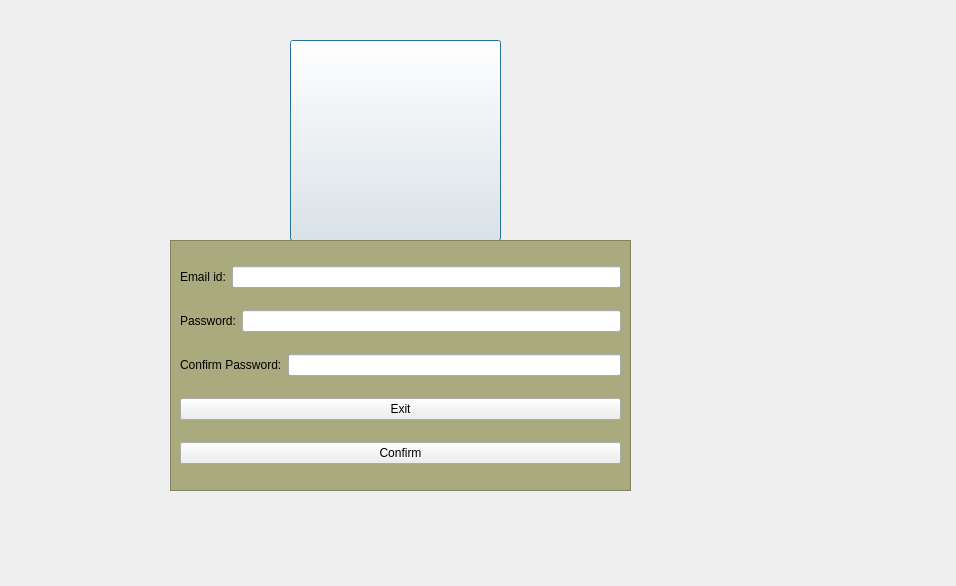
<?xml version="1.0" encoding="UTF-8"?>
<ui version="4.0">
 <class>Dialog</class>
 <widget class="QDialog" name="Dialog">
  <property name="geometry">
   <rect>
    <x>0</x>
    <y>0</y>
    <width>956</width>
    <height>586</height>
   </rect>
  </property>
  <property name="windowTitle">
   <string>Dialog</string>
  </property>
  <widget class="QPushButton" name="pushButton">
   <property name="geometry">
    <rect>
     <x>290</x>
     <y>40</y>
     <width>211</width>
     <height>201</height>
    </rect>
   </property>
   <property name="styleSheet">
    <string notr="true">QPushButton
{
background-image:url(&quot;C:/Users/swetaa/OneDrive/Documents/LoginApplicationForm/Signup.png&quot;);
}</string>
   </property>
   <property name="text">
    <string/>
   </property>
  </widget>
  <widget class="QFrame" name="frame">
   <property name="geometry">
    <rect>
     <x>170</x>
     <y>240</y>
     <width>461</width>
     <height>251</height>
    </rect>
   </property>
   <property name="styleSheet">
    <string notr="true">QFrame
{
background:#aaaa7f;
}
</string>
   </property>
   <property name="frameShape">
    <enum>QFrame::StyledPanel</enum>
   </property>
   <property name="frameShadow">
    <enum>QFrame::Raised</enum>
   </property>
   <layout class="QVBoxLayout" name="verticalLayout">
    <item>
     <layout class="QHBoxLayout" name="horizontalLayout">
      <item>
       <widget class="QLabel" name="label">
        <property name="text">
         <string>Email id:</string>
        </property>
       </widget>
      </item>
      <item>
       <widget class="QLineEdit" name="lineEdit"/>
      </item>
     </layout>
    </item>
    <item>
     <layout class="QHBoxLayout" name="horizontalLayout_2">
      <item>
       <widget class="QLabel" name="label_2">
        <property name="text">
         <string>Password:</string>
        </property>
       </widget>
      </item>
      <item>
       <widget class="QLineEdit" name="lineEdit_2">
        <property name="echoMode">
         <enum>QLineEdit::Password</enum>
        </property>
       </widget>
      </item>
     </layout>
    </item>
    <item>
     <layout class="QHBoxLayout" name="horizontalLayout_3">
      <item>
       <widget class="QLabel" name="label_3">
        <property name="text">
         <string>Confirm Password:</string>
        </property>
       </widget>
      </item>
      <item>
       <widget class="QLineEdit" name="lineEdit_3">
        <property name="echoMode">
         <enum>QLineEdit::Password</enum>
        </property>
       </widget>
      </item>
     </layout>
    </item>
    <item>
     <widget class="QPushButton" name="Exit">
      <property name="styleSheet">
       <string notr="true"/>
      </property>
      <property name="text">
       <string>Exit</string>
      </property>
     </widget>
    </item>
    <item>
     <widget class="QPushButton" name="Confirm">
      <property name="styleSheet">
       <string notr="true"/>
      </property>
      <property name="text">
       <string>Confirm</string>
      </property>
     </widget>
    </item>
   </layout>
  </widget>
 </widget>
 <resources/>
 <connections/>
</ui>
